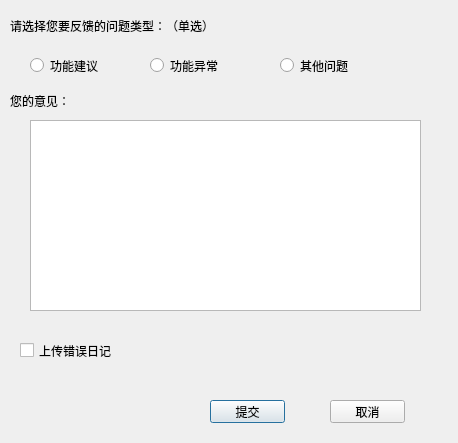
<?xml version="1.0" encoding="UTF-8"?>
<ui version="4.0">
 <class>Dialog</class>
 <widget class="QDialog" name="Dialog">
  <property name="geometry">
   <rect>
    <x>0</x>
    <y>0</y>
    <width>458</width>
    <height>443</height>
   </rect>
  </property>
  <property name="windowTitle">
   <string>问题反馈</string>
  </property>
  <widget class="QLabel" name="label">
   <property name="geometry">
    <rect>
     <x>10</x>
     <y>10</y>
     <width>211</width>
     <height>31</height>
    </rect>
   </property>
   <property name="font">
    <font>
     <family>Arial</family>
    </font>
   </property>
   <property name="text">
    <string>请选择您要反馈的问题类型：（单选）</string>
   </property>
  </widget>
  <widget class="QRadioButton" name="radioButton">
   <property name="geometry">
    <rect>
     <x>30</x>
     <y>50</y>
     <width>89</width>
     <height>31</height>
    </rect>
   </property>
   <property name="font">
    <font>
     <family>Arial</family>
    </font>
   </property>
   <property name="text">
    <string>功能建议</string>
   </property>
  </widget>
  <widget class="QRadioButton" name="radioButton_2">
   <property name="geometry">
    <rect>
     <x>150</x>
     <y>50</y>
     <width>89</width>
     <height>31</height>
    </rect>
   </property>
   <property name="font">
    <font>
     <family>Arial</family>
    </font>
   </property>
   <property name="text">
    <string>功能异常</string>
   </property>
  </widget>
  <widget class="QRadioButton" name="radioButton_3">
   <property name="geometry">
    <rect>
     <x>280</x>
     <y>50</y>
     <width>89</width>
     <height>31</height>
    </rect>
   </property>
   <property name="font">
    <font>
     <family>Arial</family>
    </font>
   </property>
   <property name="text">
    <string>其他问题</string>
   </property>
  </widget>
  <widget class="QLabel" name="label_2">
   <property name="geometry">
    <rect>
     <x>10</x>
     <y>90</y>
     <width>61</width>
     <height>21</height>
    </rect>
   </property>
   <property name="font">
    <font>
     <family>Arial</family>
    </font>
   </property>
   <property name="text">
    <string>您的意见：</string>
   </property>
  </widget>
  <widget class="QTextEdit" name="textEdit">
   <property name="geometry">
    <rect>
     <x>30</x>
     <y>120</y>
     <width>391</width>
     <height>191</height>
    </rect>
   </property>
   <property name="font">
    <font>
     <family>Arial</family>
    </font>
   </property>
  </widget>
  <widget class="QCheckBox" name="checkBox">
   <property name="geometry">
    <rect>
     <x>20</x>
     <y>330</y>
     <width>121</width>
     <height>41</height>
    </rect>
   </property>
   <property name="font">
    <font>
     <family>Arial</family>
     <pointsize>9</pointsize>
    </font>
   </property>
   <property name="text">
    <string>上传错误日记</string>
   </property>
  </widget>
  <widget class="QPushButton" name="pushButton">
   <property name="geometry">
    <rect>
     <x>210</x>
     <y>400</y>
     <width>75</width>
     <height>23</height>
    </rect>
   </property>
   <property name="font">
    <font>
     <family>Arial</family>
    </font>
   </property>
   <property name="text">
    <string>提交</string>
   </property>
  </widget>
  <widget class="QPushButton" name="pushButton_2">
   <property name="geometry">
    <rect>
     <x>330</x>
     <y>400</y>
     <width>75</width>
     <height>23</height>
    </rect>
   </property>
   <property name="font">
    <font>
     <family>Arial</family>
    </font>
   </property>
   <property name="text">
    <string>取消</string>
   </property>
  </widget>
 </widget>
 <resources/>
 <connections/>
</ui>
